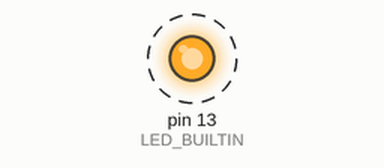
Simulated run of this sketch. Board: Arduino Uno, built with avr-gcc and run on an emulated ATmega328P. Parts: output pins drawn as LEDs (lit = HIGH). Dashed ring = blinking. What the sketch prints to the serial monitor is not drawn.

Above: at 0.1 s.
Timing chart, 0 to 3.0 s (numbered marks = the images above):
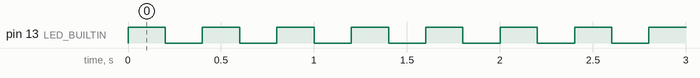

Measured:
- by itself, pin 13 (LED_BUILTIN): alternates HIGH for 0.20 s and LOW for 0.20 s

The sketch:

sketch_apr13a.ino
```cpp
void setup() {
  // put your setup code here, to run once:
  pinMode(LED_BUILTIN, OUTPUT);
  Serial.begin(9600);
  Serial.println("hello world");
}

void loop() {
  // put your main code here, to run repeatedly:
  Serial.println("hello world");
  digitalWrite(LED_BUILTIN, HIGH);
  delay(200);
  digitalWrite(LED_BUILTIN, LOW);
  delay(200);
}
```
